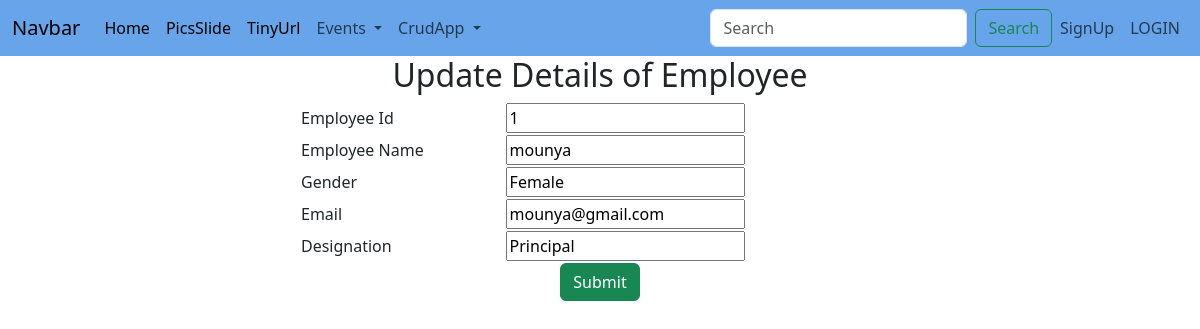
Screenshot of /c/edit/7 with the database file from the repository.
### crudapp/models.py (models this page shows)
class Employee(models.Model):
    EmpId = models.CharField(max_length=3)
    EmpName = models.CharField(max_length=200)
    EmpGender = models.CharField(max_length=10)
    EmpEmail = models.EmailField()
    EmpDesignation = models.CharField(max_length=150)
    class Meta:
        db_table="Employee"

### crudapp/views.py (the view, shortened to what this page needs)
# urls.py: path('edit/<int:pk>', views.edit_emp, name='edit-emp'),
def edit_emp(request,pk):
    employees = Employee.objects.get(id=pk)
    context = {
        'employees': employees,
    }
    return render(request,'edit.html',context)

### templates/edit.html (shortened to what this page needs)
{% extends 'Navbar.html' %}
{% block body %}
    <h2 style="text-align:center"> Update Details of Employee </h2>
    <form method="POST">
        <table style="width:50%" align="center">
            <tr>
                <td>Employee Id</td>
                <td><input type="text" value="{{ employees.EmpId }}" name="EmpId"></td>
            </tr>
            <tr>
                <td>Employee Name</td>
                <td><input type="text" value="{{ employees.EmpName }}" name="EmpName"></td>
            </tr>
            <tr>
                <td>Gender</td>
                <td><input type="text" value="{{ employees.EmpGender }}" name="EmpGender"></td>
            </tr>
            <tr>
                <td>Email</td>
                <td><input type="email" value="{{ employees.EmpEmail }}" name="EmpEmail"></td>
            </tr>
            <tr>
                <td>Designation</td>
                <td><input type="text" value="{{ employees.EmpDesignation }}" name="EmpDesignation"></td>
            </tr>
            <tr>
                <td colspan="2" align="center"><input type="submit" class="btn btn-success"></td>
            </tr>
        </table>
    </form>
{% endblock %}

### rows the page displays
Employee: EmpId "1", EmpName "mounya", EmpGender "Female", EmpEmail "mounya@gmail.com", EmpDesignation "Principal"
